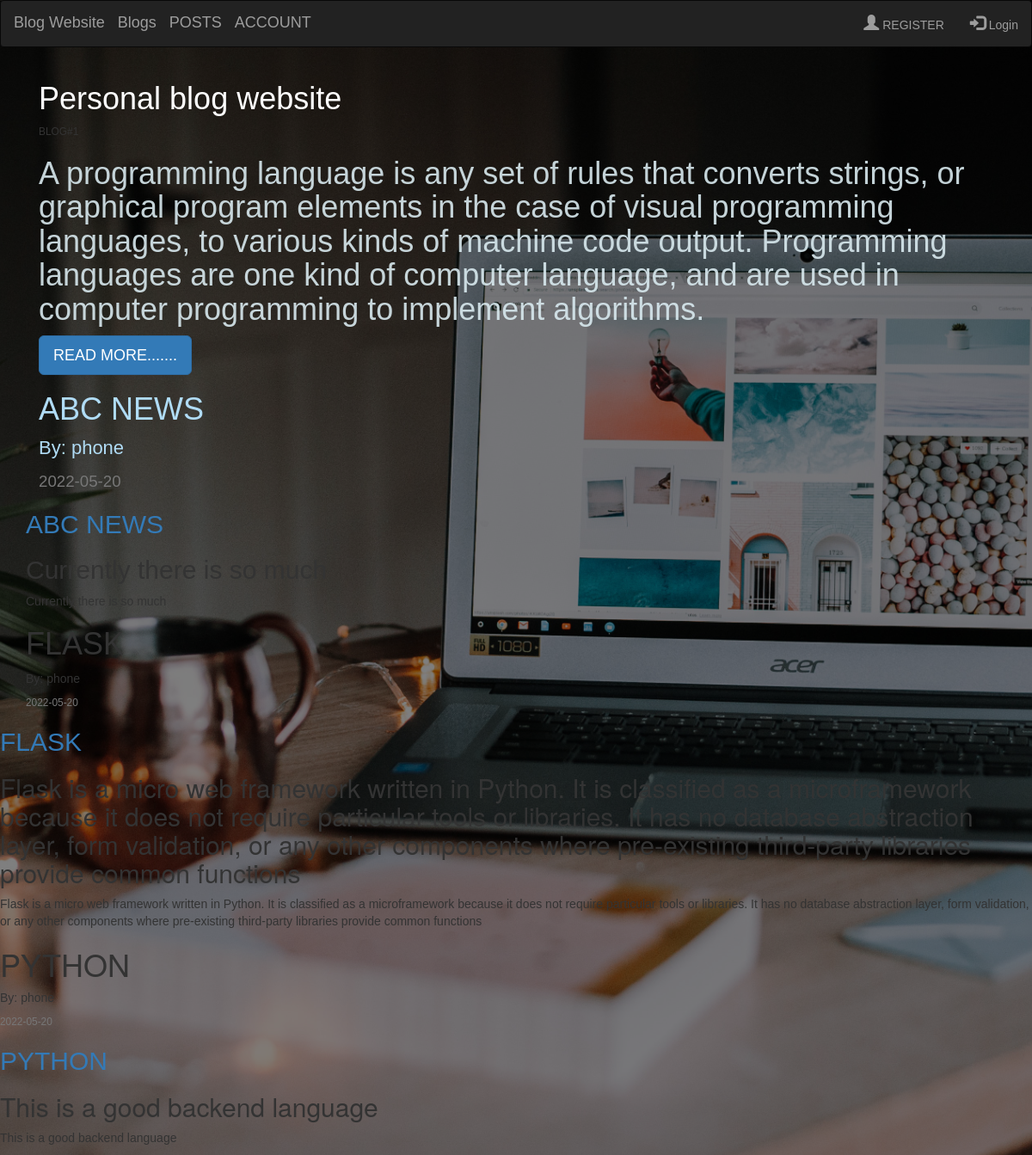
The page / on the database its author committed.
### app/models.py (models this page shows, shortened)
class Post(db.Model):
            id=db.Column(db.Integer, primary_key=True)
            title = db.Column(db.String(100), nullable=False)
            date_posted = db.Column(db.DateTime, nullable=False,default=datetime.utcnow)
            content = db.Column(db.Text, nullable=False)
            user_id = db.Column(db.Integer, db.ForeignKey('user.id'), nullable=False)

class User(db.Model, UserMixin):
    id=db.Column(db.Integer, primary_key=True)
    username = db.Column(db.String(20), unique=True, nullable=False)
    email = db.Column(db.String(20), unique=True, nullable=False)
    image_file = db.Column(db.String(20), nullable=False, default='default.jpg')
    password = db.Column(db.String(60),nullable=False)
    posts = db.relationship('Post', backref='author', lazy=True)

### app/routes.py (the view)
@app.route("/")
def home():
    posts= Post.query.all()
    return render_template('home.html',posts=posts)

### app/templates/home.html (shortened to what this page needs)
{% extends 'base.html' %}
{% block content %}
        <div class="container">
          <div class="card">
            <div class="card-body">
              <h1 style="color:white">Personal blog website</h1>
              <small>BLOG#1</small>
              <h1 style="color:#d7e8ede7">A programming language is any set of rules that converts strings, or graphical program elements in the case of visual programming languages, to various kinds of machine code output. Programming languages are one kind of computer language, and are used in computer programming to implement algorithms.</h1>
              <a class="btn btn-lg btn-primary" href="{{url_for('login')}}">READ MORE.......</a>
            </div>
          </div>
        </div>
      <div class="container" style="color: rgb(176, 220, 246); font-size:22px;">
         {% for post in posts %}
      <h1>{{ post.title }}</h1>
      <p>By: {{post.author.username}}</p>
      <small class="text-muted">{{ post.date_posted.strftime('%Y-%m-%d') }}</small>
      </div>
      <h2 class="article-title"><a href="{{url_for('post', post_id=post.id)}}">{{ post.title }}</a></h2>
      <h2 class="article-content">{{ post.content }}</h2>
      <p class="article-content">{{post.content}}</p>
      {% endfor %}
    {% endblock %}

### app/templates/base.html (shortened to what this page needs)
<html lang="en">
<head>
    <link rel="stylesheet" href="https://maxcdn.bootstrapcdn.com/bootstrap/3.4.1/css/bootstrap.min.css">
    <link rel="stylesheet" href="{{url_for('static', filename = 'main.css')}}">
</head>
<body>
        {% block navbar %}
        {% include 'navbar.html' %}
        {% endblock %}
  <div class="container">
      {% block content %} {% endblock %}
</body>
</html>

### app/templates/navbar.html
<div class="header">
    <nav class="navbar navbar-inverse">
        <div class="container-fluid">
          <div class="navbar-nav mr-auto">
            <a class="navbar-brand"  href="/login" style="font-size: 18px;" >Blog Website</a>
            <a href="/register" class="navbar-brand"  style="font-size: 18px ;">Blogs</a>
            <a href="/post/new" class="navbar-brand" style="font-size:18px;">POSTS</a>
            <a href="/account" class="navbar-brand"  style="font-size: 18px ;">ACCOUNT</a>
          </div>
          <div>
          <ul class="nav navbar-nav navbar-right">
            {% if current_user.is_authenticted %}
            <li><a href="{{url_for('logout')}}"><span class="glyphicon glyphicon-log-in" style="font-size: 18px ; "></span> Logout</a></li>
            {% else %}
            <li><a href="/register"><span class="glyphicon glyphicon-user" style="font-size: 18px ;"></span> REGISTER</a></li>
            <li><a href="{{url_for('login')}}"><span class="glyphicon glyphicon-log-in" style="font-size: 18px ; "></span> Login</a></li>
            {% endif %}
            </ul>
          </div>
        </nav>
        </div>

### app/static/main.css (style rules this page uses)
* { margin: 0; padding: 0; box-sizing: border-box; font-family: sans-serif, 'poppins'; }
body { width: 100%; min-height: 100vh; background-image: linear-gradient(rgba(0,0,0,0.5),rgba(0,0,0,0.5)), url('./img/blog1.jpg'); background-position: center; background-size: cover; }

### rows shown on the page
Post: title "ABC NEWS", author.username "phone", date_posted "2022-05-20", content "Currently there is so much"
Post: title "FLASK", author.username "phone", date_posted "2022-05-20", content "Flask is a micro web framework written in Python. It is classified as a microframework because it does not require particular tools or libraries. It has no database abstraction layer, form validation, or any other components where pre-existing third-party libraries provide common functions"
Post: title "PYTHON", author.username "phone", date_posted "2022-05-20", content "This is a good backend language"
